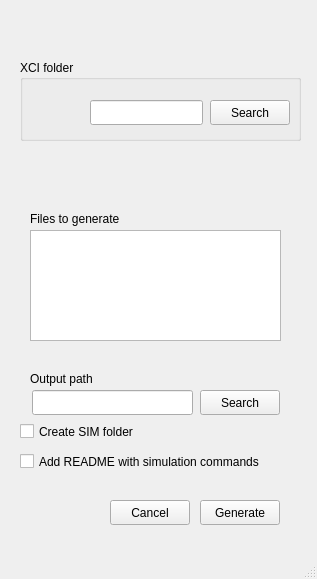
<?xml version="1.0" encoding="UTF-8"?>
<ui version="4.0">
 <class>SimulatorGenerator</class>
 <widget class="QMainWindow" name="SimulatorGenerator">
  <property name="geometry">
   <rect>
    <x>0</x>
    <y>0</y>
    <width>317</width>
    <height>579</height>
   </rect>
  </property>
  <property name="windowTitle">
   <string>Simulator Generator</string>
  </property>
  <widget class="QWidget" name="centralwidget">
   <widget class="QGroupBox" name="groupBox">
    <property name="geometry">
     <rect>
      <x>20</x>
      <y>60</y>
      <width>281</width>
      <height>81</height>
     </rect>
    </property>
    <property name="title">
     <string>XCI folder</string>
    </property>
    <widget class="QLineEdit" name="lineEdit_XCI">
     <property name="geometry">
      <rect>
       <x>70</x>
       <y>40</y>
       <width>113</width>
       <height>25</height>
      </rect>
     </property>
     <property name="readOnly">
      <bool>true</bool>
     </property>
    </widget>
    <widget class="QPushButton" name="pushButton_Search_XCI">
     <property name="geometry">
      <rect>
       <x>190</x>
       <y>40</y>
       <width>80</width>
       <height>25</height>
      </rect>
     </property>
     <property name="text">
      <string>Search</string>
     </property>
    </widget>
   </widget>
   <widget class="QPushButton" name="pushButton_output_path">
    <property name="geometry">
     <rect>
      <x>200</x>
      <y>390</y>
      <width>80</width>
      <height>25</height>
     </rect>
    </property>
    <property name="text">
     <string>Search</string>
    </property>
   </widget>
   <widget class="QLineEdit" name="lineEdit_output_path">
    <property name="geometry">
     <rect>
      <x>32</x>
      <y>390</y>
      <width>161</width>
      <height>25</height>
     </rect>
    </property>
    <property name="readOnly">
     <bool>true</bool>
    </property>
   </widget>
   <widget class="QLabel" name="label">
    <property name="geometry">
     <rect>
      <x>30</x>
      <y>370</y>
      <width>91</width>
      <height>17</height>
     </rect>
    </property>
    <property name="text">
     <string>Output path</string>
    </property>
   </widget>
   <widget class="QCheckBox" name="checkBox_readme">
    <property name="geometry">
     <rect>
      <x>20</x>
      <y>450</y>
      <width>301</width>
      <height>23</height>
     </rect>
    </property>
    <property name="text">
     <string>Add README with simulation commands</string>
    </property>
   </widget>
   <widget class="QTextEdit" name="textEdit_Files">
    <property name="geometry">
     <rect>
      <x>30</x>
      <y>230</y>
      <width>251</width>
      <height>111</height>
     </rect>
    </property>
    <property name="readOnly">
     <bool>true</bool>
    </property>
   </widget>
   <widget class="QLabel" name="label_2">
    <property name="geometry">
     <rect>
      <x>30</x>
      <y>210</y>
      <width>111</width>
      <height>17</height>
     </rect>
    </property>
    <property name="text">
     <string>Files to generate</string>
    </property>
   </widget>
   <widget class="QPushButton" name="pushButton_generate">
    <property name="geometry">
     <rect>
      <x>200</x>
      <y>500</y>
      <width>80</width>
      <height>25</height>
     </rect>
    </property>
    <property name="text">
     <string>Generate</string>
    </property>
   </widget>
   <widget class="QPushButton" name="pushButton_cancel">
    <property name="geometry">
     <rect>
      <x>110</x>
      <y>500</y>
      <width>80</width>
      <height>25</height>
     </rect>
    </property>
    <property name="text">
     <string>Cancel</string>
    </property>
   </widget>
   <widget class="QCheckBox" name="checkBox_sim_folder">
    <property name="geometry">
     <rect>
      <x>20</x>
      <y>420</y>
      <width>301</width>
      <height>23</height>
     </rect>
    </property>
    <property name="text">
     <string>Create SIM folder</string>
    </property>
   </widget>
  </widget>
  <widget class="QMenuBar" name="menubar">
   <property name="geometry">
    <rect>
     <x>0</x>
     <y>0</y>
     <width>317</width>
     <height>21</height>
    </rect>
   </property>
  </widget>
  <widget class="QStatusBar" name="statusbar"/>
 </widget>
 <resources/>
 <connections/>
</ui>
